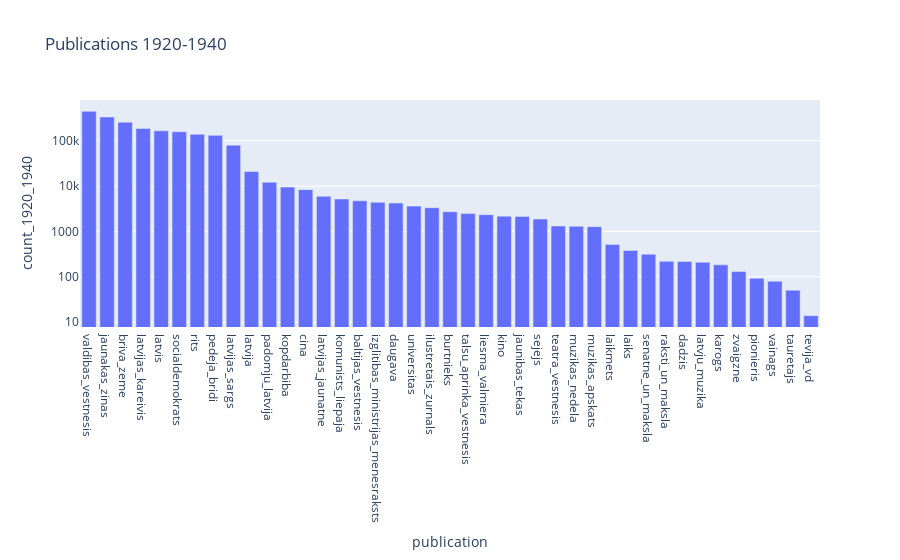

The notebook cell this image was saved under:
### Code cell
# let's sourt by count_1920_1940 and plot bar chart
df_filtered = df_filtered.sort_values("count_1920_1940", ascending=False)
fig = px.bar(df_filtered, x="publication", y="count_1920_1940", title="Publications 1920-1940")
# let's use log scale on y axis
fig.update_yaxes(type="log")
# html folder
html_folder = Path("../html")
# create folder if it does not exist
html_folder.mkdir(exist_ok=True)
# download plot as HTML file
fig.write_html(html_folder / "articles_publications_summary.html")
# save png file
png_folder = Path("../png")
# create folder if it does not exist
png_folder.mkdir(exist_ok=True)
png_file = png_folder / "articles_publications_summary.png"
fig.write_image(png_file)
fig.show()

### Figure 1 — Plotly figure (JSON) as saved in the notebook; plotly's stock layout.template omitted (floating-point values rounded to 4 significant figures)
{"data": [{"alignmentgroup": "True", "hovertemplate": "publication=%{x}<br>count_1920_1940=%{y}<extra></extra>", "legendgroup": "", "marker": {"color": "#636efa", "pattern": {"shape": ""}}, "name": "", "offsetgroup": "", "orientation": "v", "showlegend": false, "textposition": "auto", "type": "bar", "x": ["valdibas_vestnesis", "jaunakas_zinas", "briva_zeme", "latvijas_kareivis", "latvis", "socialdemokrats", "rits", "pedeja_bridi", "latvijas_sargs", "latvija", "padomju_latvija", "kopdarbiba", "cina", "latvijas_jaunatne", "komunists_liepaja", "baltijas_vestnesis", "izglitibas_ministrijas_menesraksts", "daugava", "universitas", "ilustretais_zurnals", "burtnieks", "talsu_aprinka_vestnesis", "liesma_valmiera", "kino", "jaunibas_tekas", "sejejs", "teatra_vestnesis", "muzikas_nedela", "muzikas_apskats", "laikmets", "laiks", "senatne_un_maksla", "raksti_un_maksla", "dadzis", "latvju_muzika", "karogs", "zvaigzne", "pionieris", "vainags", "tauretajs", "tevija_vd"], "xaxis": "x", "y": [442074, 332470, 255273, 185816, 164535, 156907, 137651, 131032, 79632, 20880, 12137, 9478, 8341, 5958, 5191, 4739, 4375, 4233, 3618, 3339, 2723, 2479, 2343, 2173, 2150, 1879, 1321, 1300, 1274, 519, 382, 317, 220, 219, 210, 184, 131, 93, 80, 51, 14], "yaxis": "y"}], "layout": {"barmode": "relative", "legend": {"tracegroupgap": 0}, "title": {"text": "Publications 1920-1940"}, "xaxis": {"anchor": "y", "domain": [0, 1], "title": {"text": "publication"}}, "yaxis": {"anchor": "x", "domain": [0, 1], "title": {"text": "count_1920_1940"}, "type": "log"}}}
